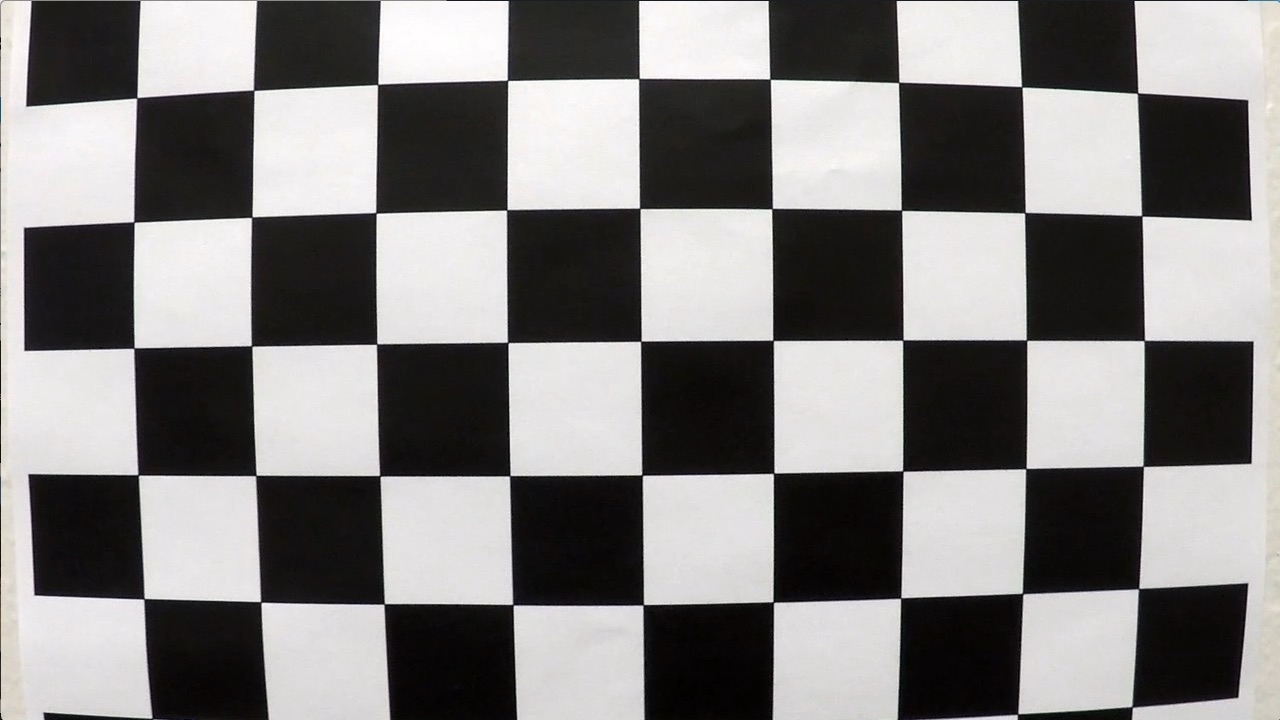
#> input picture OpenCV视觉项目/基于OpenCV的车道线检测/camera_cal/calibration1.jpg, 1280 x 720 px; its folder holds 4 pictures in this run
$ python '4_提取车道线.py'   (older library calls are emulated)
#> lines starting #> are read from the running program, lines starting #| are printed output that depends on the picture; after the words box and inside, x2 and y2 are one past the last pixel; in counts of white or black regions, pixels touching at a corner belong together
import cv2
import glob
import numpy as np
import matplotlib.pyplot as plt


# Step 1 读入图片、预处理图片、检测交点、标定相机的一系列操作
def getCameraCalibrationCoefficients(chessboardname, nx, ny):
    # prepare object points, like (0,0,0), (1,0,0), (2,0,0) ....,(6,5,0)
#> called with chessboardname = 'camera_cal/calibration*.jpg', nx = 9, ny = 6
    objp = np.zeros((ny * nx, 3), np.float32)
    objp[:, :2] = np.mgrid[0:nx, 0:ny].T.reshape(-1, 2)

    # Arrays to store object points and image points from all the images.
    objpoints = []  # 3d points in real world space
    imgpoints = []  # 2d points in image plane.
    images = glob.glob(chessboardname)
    if len(images) > 0:
        print("images num for calibration : ", len(images))
    else:
        print("No image for calibration.")
        return

    ret_count = 0
    for idx, fname in enumerate(images):
        img = cv2.imread(fname)
#> img is the input picture: shape (720, 1280, 3); mean B, G, R 127.8, 128.4, 130.1
        gray = cv2.cvtColor(img, cv2.COLOR_BGR2GRAY)
        img_size = (img.shape[1], img.shape[0])
#> img_size = (1280, 720)
        # Finde the chessboard corners
        ret, corners = cv2.findChessboardCorners(gray, (nx, ny), None)
#> ret = False; corners = None

        # If found, add object points, image points
        if ret == True:
            ret_count += 1
            objpoints.append(objp)
            imgpoints.append(corners)

    ret, mtx, dist, rvecs, tvecs = cv2.calibrateCamera(
        objpoints, imgpoints, img_size, None, None)
    print('Do calibration successfully')
    return ret, mtx, dist, rvecs, tvecs


# Step 2 传入计算得到的畸变参数，即可将畸变的图像进行畸变修正处理
def undistortImage(distortImage, mtx, dist):
    return cv2.undistort(distortImage, mtx, dist, None, mtx)


# Step 3 透视变换 : Warp image based on src_points and dst_points
# The type of src_points & dst_points should be like
# np.float32([ [0,0], [100,200], [200, 300], [300,400]])
def warpImage(image, src_points, dst_points):
    image_size = (image.shape[1], image.shape[0])
    # rows = img.shape[0] 720
    # cols = img.shape[1] 1280
    M = cv2.getPerspectiveTransform(src_points, dst_points)
    Minv = cv2.getPerspectiveTransform(dst_points, src_points)
    warped_image = cv2.warpPerspective(
        image, M, image_size, flags=cv2.INTER_LINEAR)

    return warped_image, M, Minv


# Step 4 : Create a thresholded binary image
# 亮度划分函数
def hlsLSelect(img, thresh=(220, 255)):
    hls = cv2.cvtColor(img, cv2.COLOR_BGR2HLS)
    l_channel = hls[:, :, 1]
    l_channel = l_channel*(255/np.max(l_channel))
    binary_output = np.zeros_like(l_channel)
    binary_output[(l_channel > thresh[0]) & (l_channel <= thresh[1])] = 255
    return binary_output


# 亮度划分函数
# [67 lines left out: functions hlsSSelect, dirThreshold, magThreshold, absSobelThreshold, not called in this run]


# Lab蓝黄通道划分函数
def labBSelect(img, thresh=(215, 255)):
    # 1) Convert to LAB color space
    lab = cv2.cvtColor(img, cv2.COLOR_BGR2Lab)
    lab_b = lab[:, :, 2]
    # don't normalize if there are no yellows in the image
    if np.max(lab_b) > 100:
        lab_b = lab_b*(255/np.max(lab_b))
    # 2) Apply a threshold to the L channel
    binary_output = np.zeros_like(lab_b)
    binary_output[((lab_b > thresh[0]) & (lab_b <= thresh[1]))] = 255
    # 3) Return a binary image of threshold result
    return binary_output


if __name__ == "__main__":
    nx = 9
    ny = 6

    # Step 1 获取畸变参数
    rets, mtx, dist, rvecs, tvecs = getCameraCalibrationCoefficients(
        'camera_cal/calibration*.jpg', nx, ny)

    # 读取图片
    test_distort_image = cv2.imread('test_img/test3.jpg')
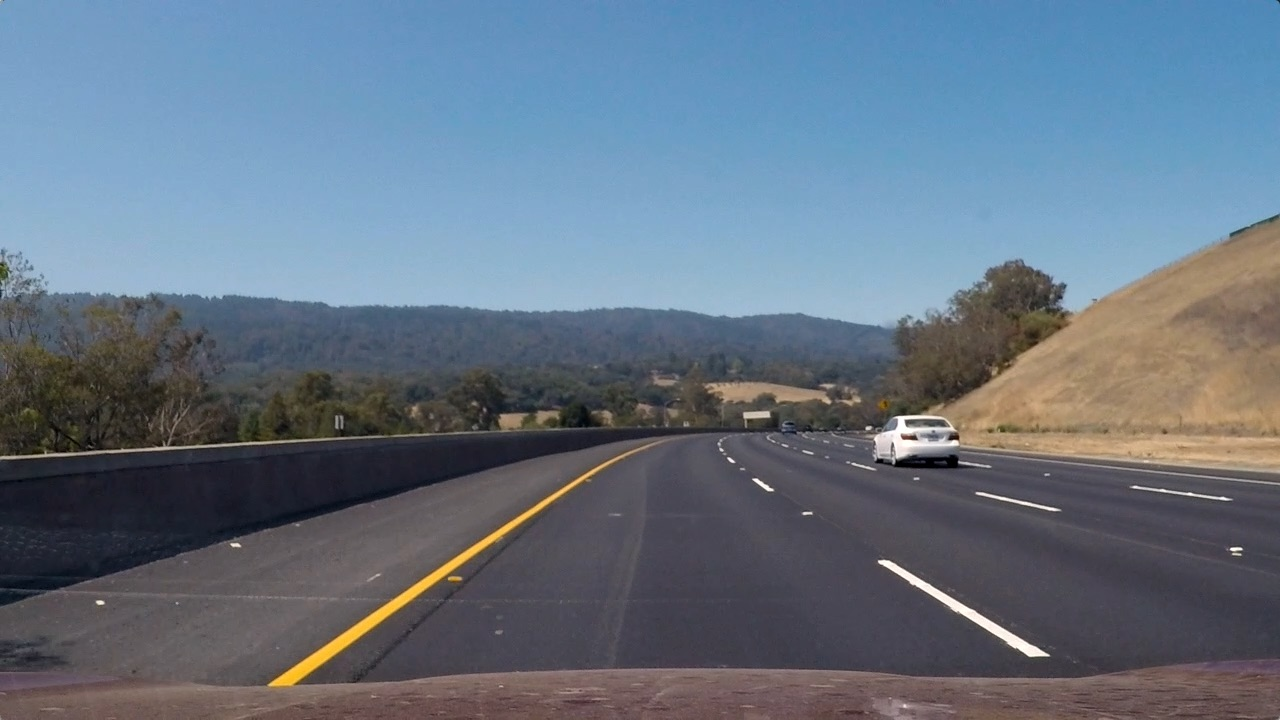
#> input picture OpenCV视觉项目/基于OpenCV的车道线检测/test_img/test3.jpg, 1280 x 720 px
#> test_distort_image is the input picture: shape (720, 1280, 3); mean B, G, R 130.7, 115.3, 101.1

    # Step 2 畸变修正
    test_undistort_image = undistortImage(test_distort_image, mtx, dist)

    # Step 3 透视变换
    # “不断调整src和dst的值，确保在直线道路上，能够调试出满意的透视变换图像”
    # 左图梯形区域的四个端点
    src = np.float32([[580, 440], [700, 440], [1100, 720], [200, 720]])
    # 右图矩形区域的四个端点
    dst = np.float32([[300, 0], [950, 0], [950, 720], [300, 720]])

    # 变换，得到变换后的结果图，类似俯视图
    test_warp_image, M, Minv = warpImage(test_undistort_image, src, dst)

    # [29 lines of commented-out code are left out]
    hlsL_binary = hlsLSelect(test_warp_image)
#> in hlsLSelect, `hls = cv2.cvtColor(img, cv2.COLOR_BGR2HLS)`: hls: shape (720, 1280, 3); mean of channels 0, 1, 2 119.4, 81.5, 21.5
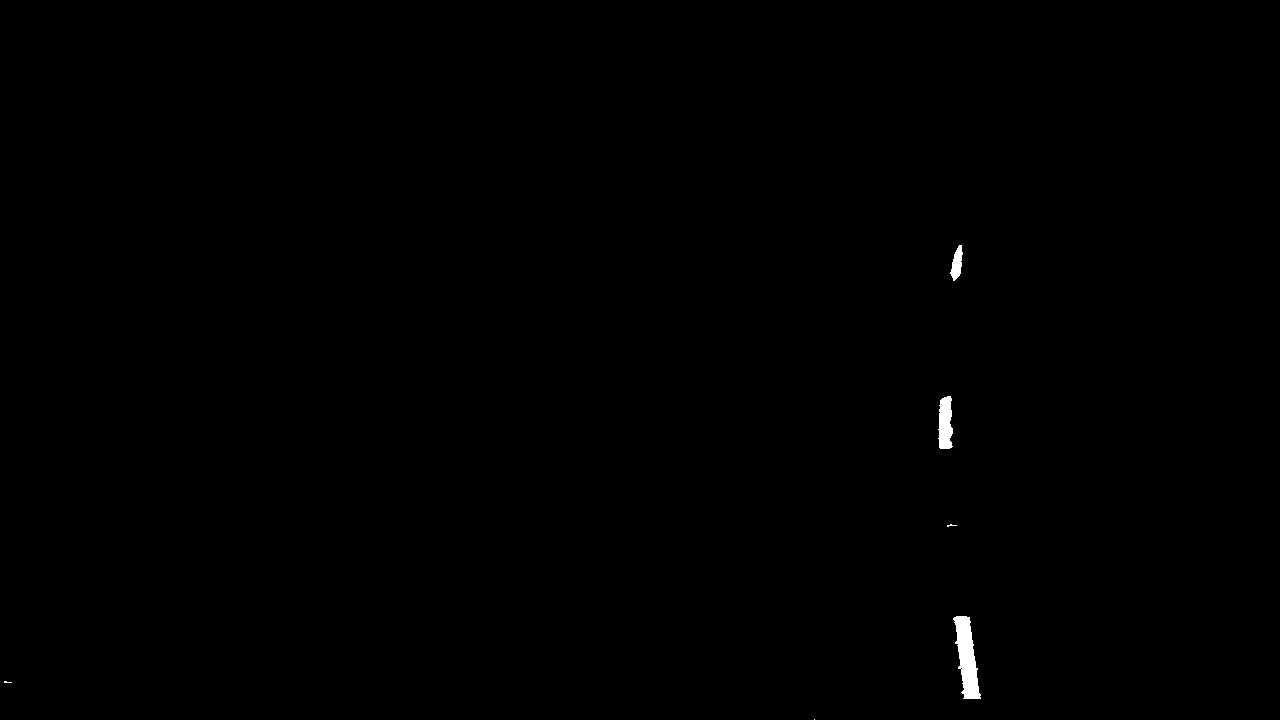
#> hlsL_binary: shape (720, 1280) float64; 0.24% white; 6 white regions (3 under 20 px), largest, box (x1, y1, x2, y2) and area: (953, 616, 981, 699) 1313, (938, 396, 953, 449) 635, (950, 245, 963, 281) 276
    labB_binary = labBSelect(test_warp_image)
#> in labBSelect, `lab = cv2.cvtColor(img, cv2.COLOR_BGR2Lab)`: lab: shape (720, 1280, 3); mean of channels 0, 1, 2 84.5, 131.3, 124.7
#> in labBSelect, `lab_b = lab_b*(255/np.max(lab_b))`:
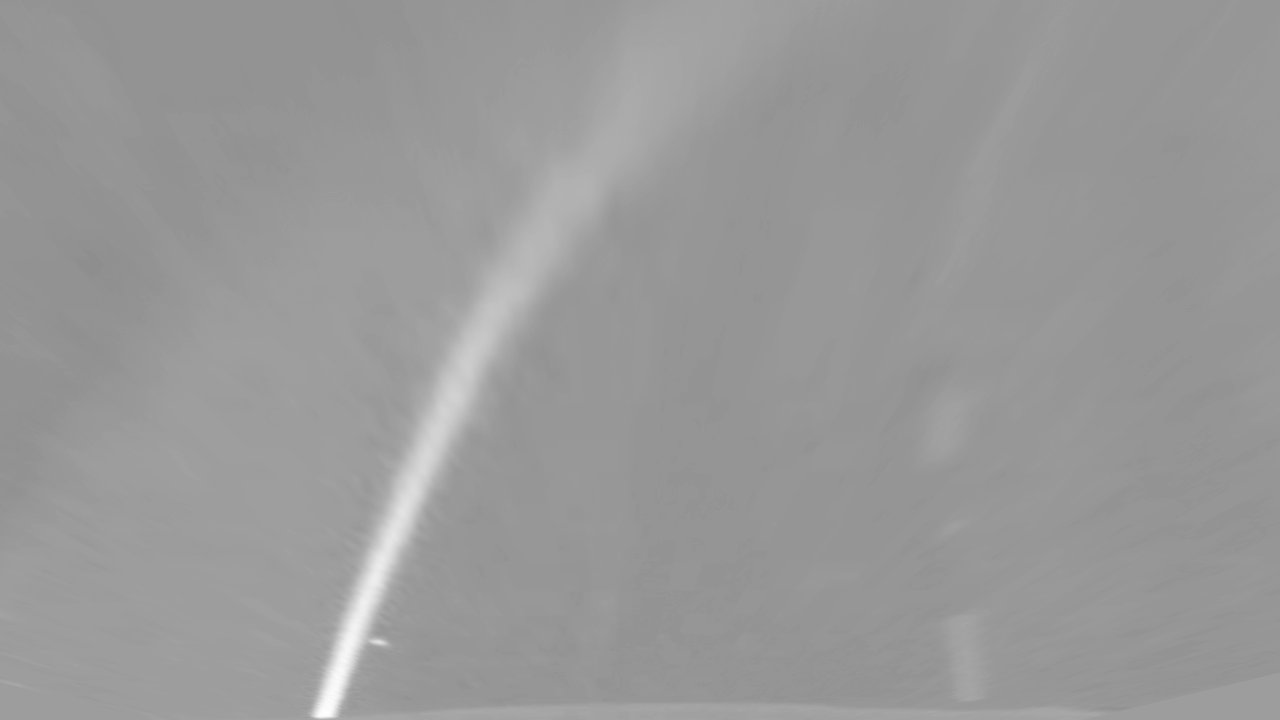
#> lab_b: shape (720, 1280) float64; min 142.9, max 255, mean 153.7
#> labB_binary: shape (720, 1280) float64; 0.46% white; 4 white regions (3 under 20 px), largest, box (x1, y1, x2, y2) and area: (314, 478, 419, 718) 4178
    combined_line_img = np.zeros_like(hlsL_binary)
    combined_line_img[(hlsL_binary == 255) | (labB_binary == 255)] = 255

    # 显示
    cv2.imshow('img_0', combined_line_img)
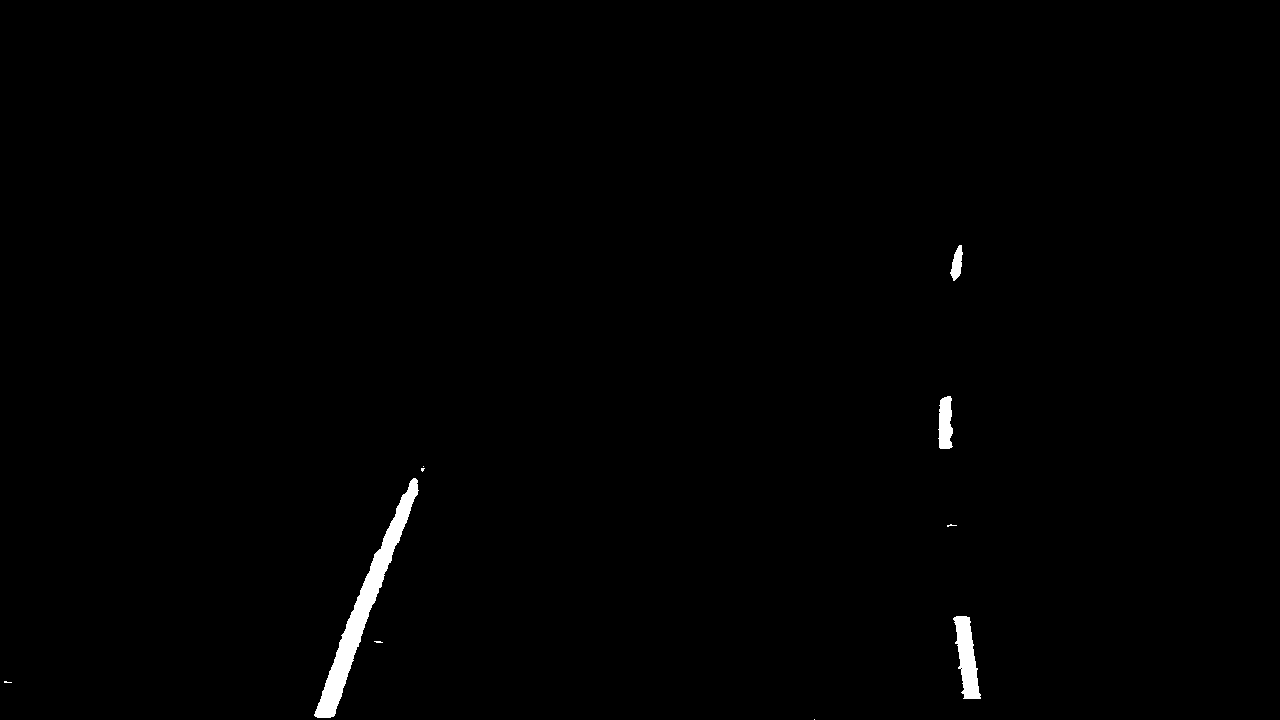
#> window 'img_0': shape (720, 1280); 0.7% white; 10 white regions (6 under 20 px), largest, box (x1, y1, x2, y2) and area: (314, 478, 419, 718) 4178, (953, 616, 981, 699) 1313, (938, 396, 953, 449) 635, (950, 245, 963, 281) 276
    cv2.waitKey(0)
    cv2.destroyAllWindows()
